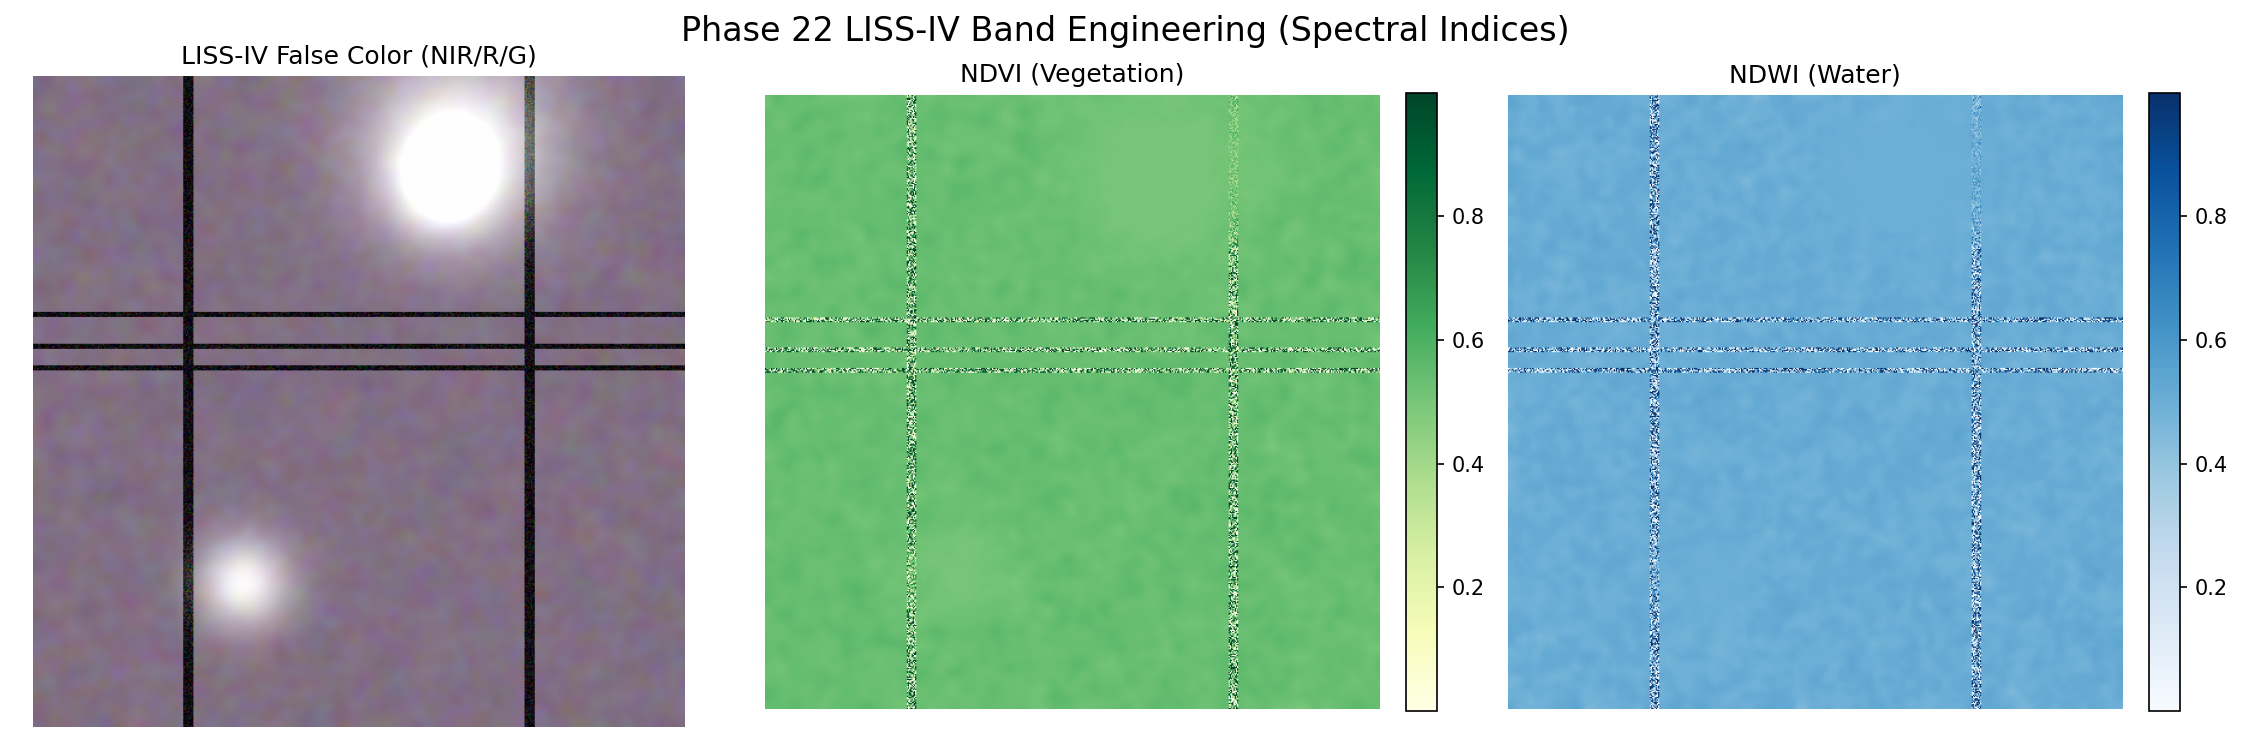

Python code for this plot:
import os
import sys
import torch
import numpy as np
import matplotlib.pyplot as plt

sys.path.append(os.path.dirname(os.path.dirname(os.path.abspath(__file__))))
from part_a_vision.dataset import RoadDataset

def test_spectral_indices():
    print("--- Phase 22: Testing Spectral Indices (NDVI & NDWI) ---")
    
    # Load dataset
    ds = RoadDataset(
        tile_size=512,
        num_tiles=10,
        split="train",
        augment=False,
    )
    
    # Get a sample
    # fused is (C, H, W)
    fused, mask = ds[0]
    fused = fused.numpy()
    
    # In Phase 22, fused has 12 channels:
    # 0: Green, 1: Red, 2: NIR, 3: SWIR
    # 4: NDVI, 5: NDWI
    # 6: VV, 7: VH
    # 8-11: Temporal Diff
    
    print(f"Fused tensor shape: {fused.shape}")
    assert fused.shape[0] == 12, f"Expected 12 channels, got {fused.shape[0]}"
    
    green = fused[0]
    red = fused[1]
    nir = fused[2]
    
    ndvi = fused[4]
    ndwi = fused[5]
    
    # We will plot the RGB proxy (using SWIR/NIR/Red since true Blue is missing in LISS-IV)
    # LISS-IV standard false color is NIR, Red, Green
    false_color = np.stack([nir, red, green], axis=-1)
    # Normalize for display
    false_color = (false_color - false_color.min()) / (false_color.max() - false_color.min() + 1e-6)
    
    fig, axs = plt.subplots(1, 3, figsize=(15, 5))
    fig.suptitle("Phase 22 LISS-IV Band Engineering (Spectral Indices)", fontsize=16)
    
    axs[0].imshow(false_color)
    axs[0].set_title("LISS-IV False Color (NIR/R/G)")
    axs[0].axis('off')
    
    im1 = axs[1].imshow(ndvi, cmap='YlGn')
    axs[1].set_title("NDVI (Vegetation)")
    axs[1].axis('off')
    plt.colorbar(im1, ax=axs[1], fraction=0.046, pad=0.04)
    
    im2 = axs[2].imshow(ndwi, cmap='Blues')
    axs[2].set_title("NDWI (Water)")
    axs[2].axis('off')
    plt.colorbar(im2, ax=axs[2], fraction=0.046, pad=0.04)
    
    plt.tight_layout()
    
    out_path = os.path.join(os.path.dirname(__file__), "test_indices.png")
    plt.savefig(out_path, dpi=150)
    print(f"Saved visualization to {out_path}")

if __name__ == "__main__":
    test_spectral_indices()
